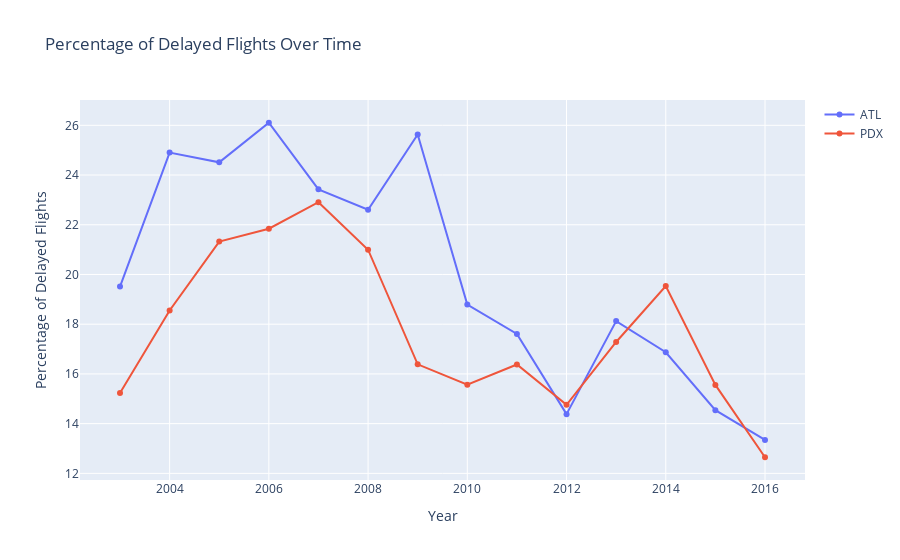

Write notebook code for a chart like this one.
### Code cell
#Line plot showing the percentage variation on delays 
traces = []
for airport_code in pivot_df.columns:
    traces.append(go.Scatter(x=pivot_df.index, y=pivot_df[airport_code], mode='lines+markers', name=airport_code))
# Create layout
layout = go.Layout(title='Percentage of Delayed Flights Over Time',
                   xaxis=dict(title='Year'),
                   yaxis=dict(title='Percentage of Delayed Flights'))
fig = go.Figure(data=traces, layout=layout)
fig.show()

### Figure 1 — Plotly figure (JSON) as saved in the notebook; plotly's stock layout.template omitted (floating-point values rounded to 4 significant figures)
{"data": [{"mode": "lines+markers", "name": "ATL", "type": "scatter", "x": [2003, 2004, 2005, 2006, 2007, 2008, 2009, 2010, 2011, 2012, 2013, 2014, 2015, 2016], "y": [19.51, 24.9, 24.51, 26.1, 23.43, 22.61, 25.63, 18.79, 17.61, 14.38, 18.12, 16.87, 14.54, 13.34]}, {"mode": "lines+markers", "name": "PDX", "type": "scatter", "x": [2003, 2004, 2005, 2006, 2007, 2008, 2009, 2010, 2011, 2012, 2013, 2014, 2015, 2016], "y": [15.23, 18.55, 21.32, 21.84, 22.91, 21.0, 16.38, 15.57, 16.38, 14.76, 17.28, 19.54, 15.56, 12.65]}], "layout": {"title": {"text": "Percentage of Delayed Flights Over Time"}, "xaxis": {"title": {"text": "Year"}}, "yaxis": {"title": {"text": "Percentage of Delayed Flights"}}}}
